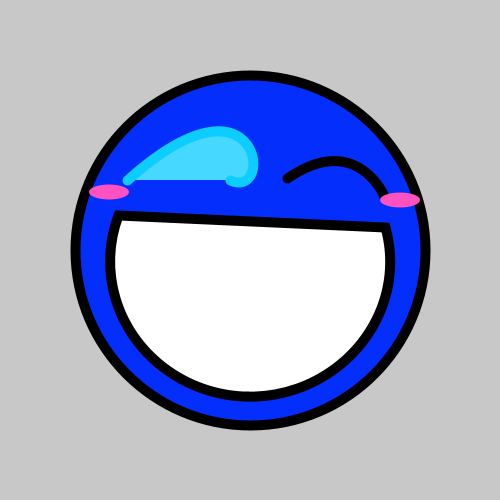
Frame 1 (no input)
Frame 60 (the mouse pressed at the canvas centre just before this capture): identical to frame 1, image omitted
Frame 120 (the mouse held since frame 60 and released just before this capture): identical to frame 1, image omitted

The Processing sketch that drew this single still picture (run headless with seeded random() and noise(); from frame 60 on, the mouse is pressed at the canvas centre):

// Processing sketch: shapePro24
// ── shapePro24.pde
void setup(){
  size(500,500);  
  ellipseMode(CENTER);
}

void draw(){
  //laughing crying(?) face, similar to awesome face emoji
  background(200);

  //circle is the head
  strokeWeight(10);
  stroke(0);  //black border
  fill(#032EFC); //blue face
  circle(width/2, height/2, 350); //middle
    
  //arc is the mouth
  fill(255);
  arc(width/2, 262, 280, 270, radians(-15), radians(200), CHORD);
  
  //curved lines for the eyes, set stroke weight
  strokeWeight(10);
  strokeCap(ROUND);
  
  //left eye
  stroke(#0DCCFF); //cyanish(change)
  fill(#46D8FF);  //darker cyanish
  bezier(127, 180, 260, 60, 275, 200, 230, 180);
  
  //right eye
  stroke(0);
  noFill();
  bezier(287, 178, 365, 124, 391, 215, 382, 192);
  
  //blush
  fill(#FF52C0);
  noStroke();
  ellipse(400, 200, 40, 15);
  ellipse(109, 192, 40, 15);
  
  
  save("shapePro24.png");
  
}
